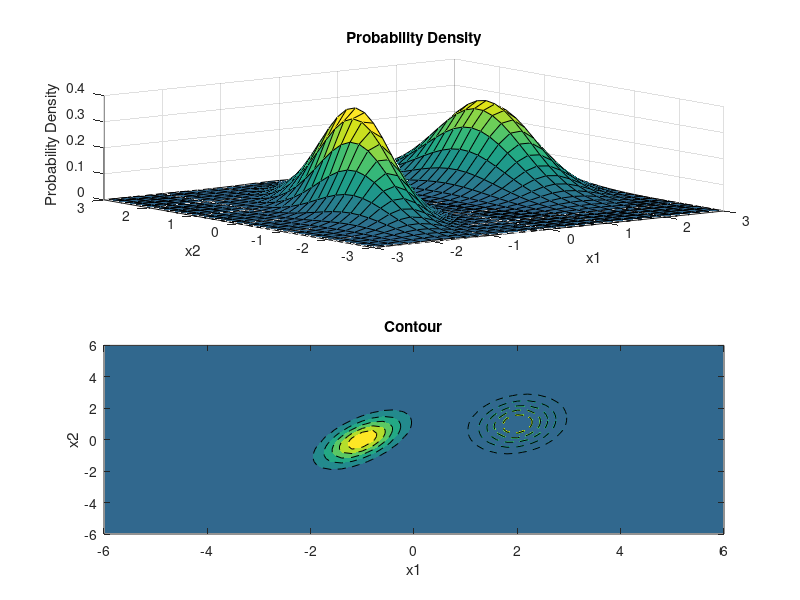

Recreate this plot in MATLAB.
mu_1 = [-1 0];
sigma_1 = [.25 .3; .3 1];
mu_2 = [2 1];
sigma_2 = [.25 .1; .1 1];
x1 = -10:.2:10; x2 = -10:.2:10;

function Z = normal_bivariate(x1,x2,mu,sigma)
  [X1,X2] = meshgrid(x1,x2);
  Z = mvnpdf([X1(:) X2(:)],mu,sigma);
  Z = reshape(Z,length(x2),length(x1));
end

F = normal_bivariate(x1,x2,mu_1,sigma_1);
G = normal_bivariate(x1,x2,mu_2,sigma_2);

figure
subplot(2,1,1)       % add first plot in 2 x 1 grid
surf(x1,x2,F); hold on;
surf(x1,x2,G); hold off;
caxis([min(F(:))-.5*range(F(:)),max(F(:))]);
caxis([min(G(:))-.5*range(G(:)),max(G(:))]);
axis([-3 3 -3 3 0 .4])
xlabel('x1'); ylabel('x2'); zlabel('Probability Density');
title('Probability Density')

subplot(2,1,2)       % add second plot in 2 x 1 grid
contourf(x1, x2, G, 5, '--'); hold on;
contourf(x1, x2, F, 5, '--'); hold off;
caxis([min(F(:))-.5*range(F(:)),max(F(:))]);
caxis([min(G(:))-.5*range(G(:)),max(G(:))]);
axis([-6 6 -6 6])
xlabel('x1'); ylabel('x2');
title('Contour')
